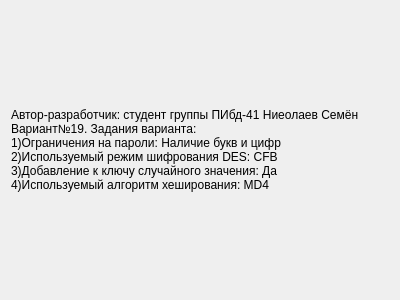
<?xml version="1.0" encoding="UTF-8"?>
<ui version="4.0">
 <class>FormAboutProgram</class>
 <widget class="QDialog" name="FormAboutProgram">
  <property name="geometry">
   <rect>
    <x>0</x>
    <y>0</y>
    <width>400</width>
    <height>300</height>
   </rect>
  </property>
  <property name="windowTitle">
   <string>Dialog</string>
  </property>
  <layout class="QHBoxLayout" name="horizontalLayout">
   <item>
    <widget class="QLabel" name="label">
     <property name="text">
      <string>Автор-разработчик: студент группы ПИбд-41 Ниеолаев Семён 
Вариант№19. Задания варианта:
1)Ограничения на пароли: Наличие букв и цифр
2)Используемый режим шифрования DES: CFB
3)Добавление к ключу случайного значения: Да
4)Используемый алгоритм хеширования: MD4</string>
     </property>
    </widget>
   </item>
  </layout>
 </widget>
 <resources/>
 <connections/>
</ui>
